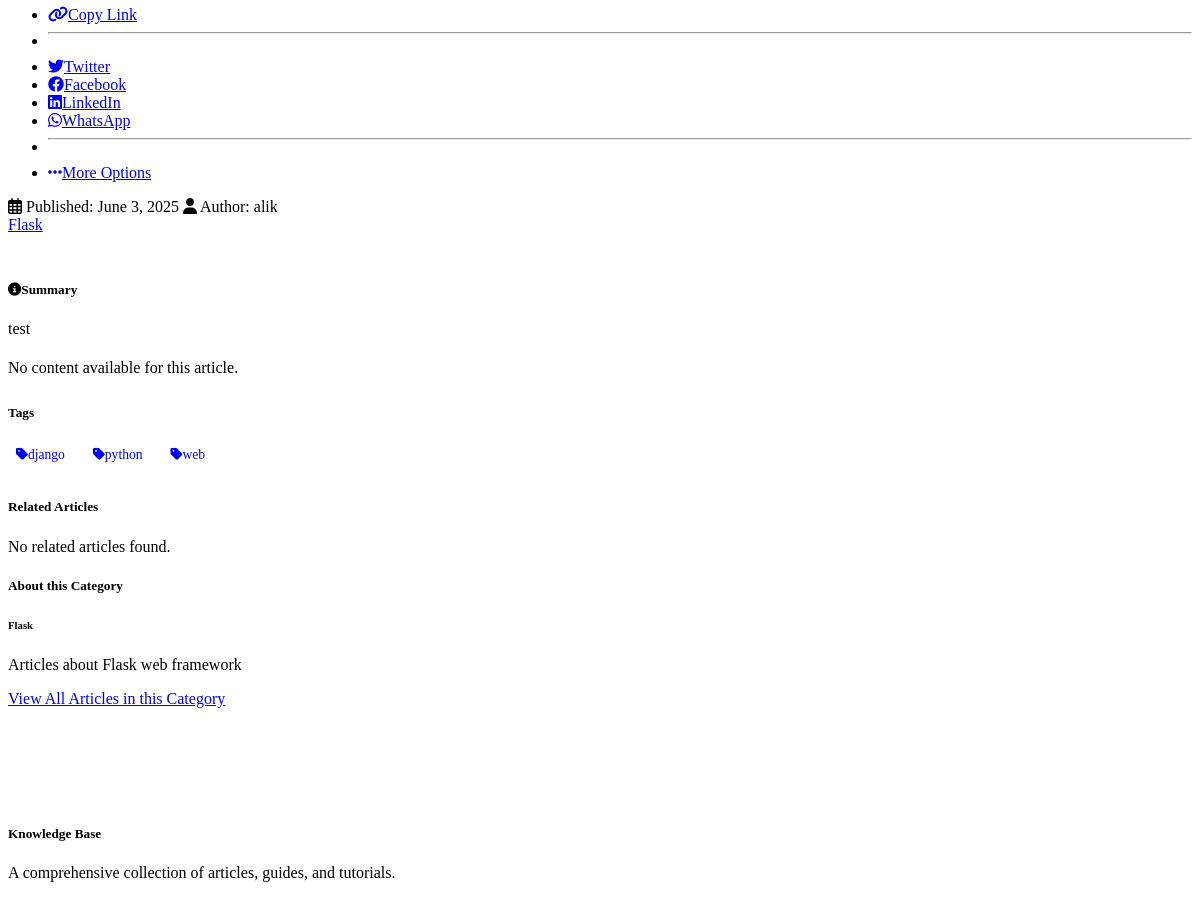
Before: /article/9/ (middle part) with the older database file.
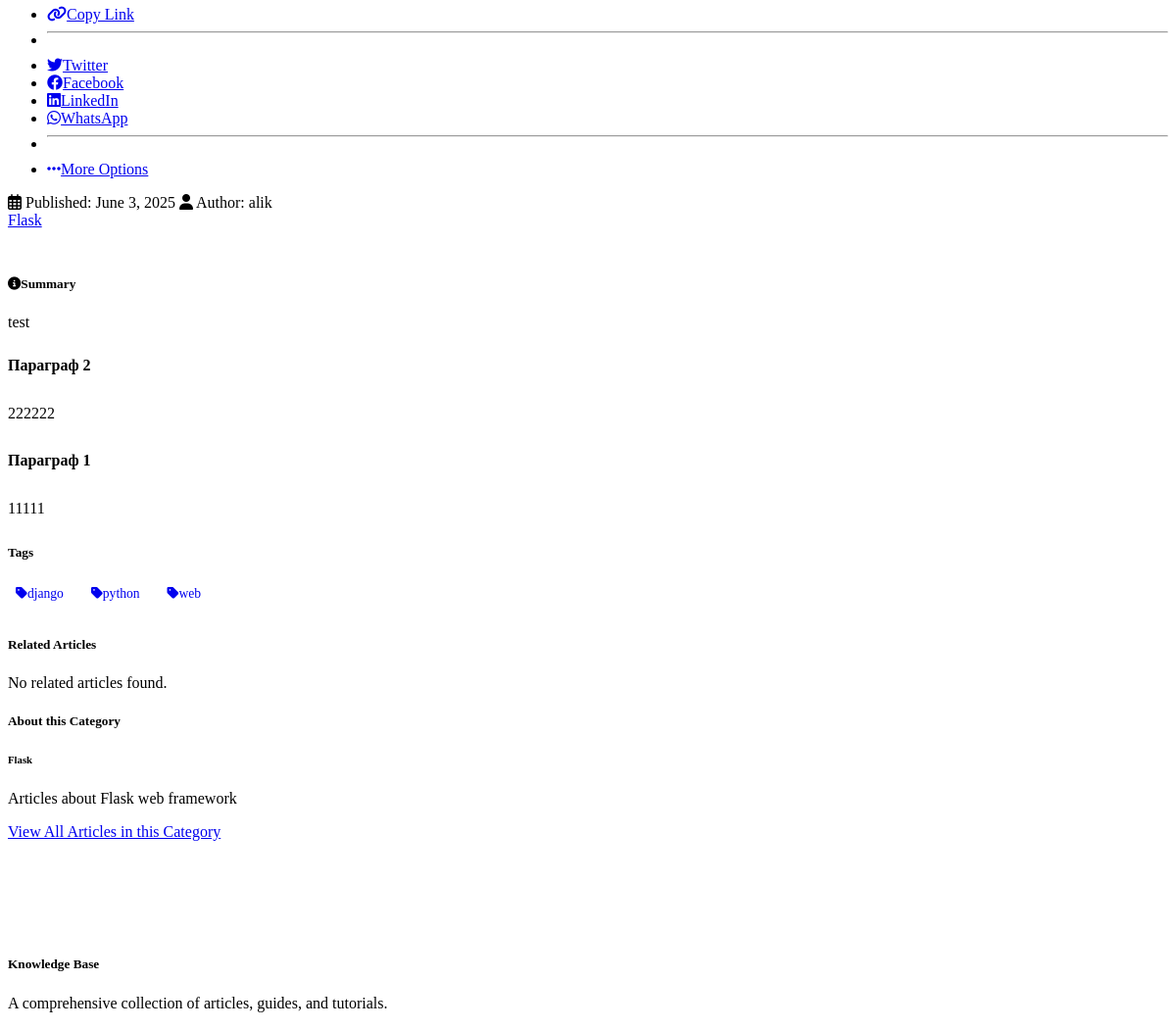
After: the same page with the newer database file.
### kb/models.py (models this page shows, shortened)
class Article(models.Model):
    title = models.CharField(max_length=200)
    summary = models.TextField()
    category = models.ForeignKey(Category, on_delete=models.CASCADE, related_name='articles')
    author = models.ForeignKey(User, on_delete=models.CASCADE, related_name='articles', null=True, blank=True)
    tags = models.JSONField(default=list)
    created_at = models.DateField(default=timezone.now)
    updated_at = models.DateField(default=timezone.now)
    @property
    def content(self):
        return "".join([paragraph.content for paragraph in self.paragraphs.all().order_by('order')])

class Category(models.Model):
    name = models.CharField(max_length=100)
    description = models.TextField()
    class Meta:
        verbose_name_plural = "Categories"

class ArticleParagraph(models.Model):
    article = models.ForeignKey(Article, on_delete=models.CASCADE, related_name='paragraphs')
    title = models.CharField(max_length=200)
    content = HTMLField()
    order = models.PositiveIntegerField(default=0)
    created_at = models.DateTimeField(auto_now_add=True)
    updated_at = models.DateTimeField(auto_now=True)
    class Meta:
        ordering = ['order']

### kb/views.py (the view)
# urls.py: path('article/<int:article_id>/', views.article_detail, name='article_detail'),
def article_detail(request, article_id):
    article = get_object_or_404(Article, id=article_id)
    context = {
        'article': article,
        'title': article.title
    }
    return render(request, 'article.html', context)

### kb/context_processors.py (called while the page is built)
def categories_processor(request):
    return {
        'categories': Category.objects.all()
    }

### templates/article.html (shortened to what this page needs)
{% extends 'layout.html' %}
{% load static %}
{% block content %}
<div class="row">
    <div class="col-lg-8">
        <div class="article-header">
            <div class="d-flex justify-content-between align-items-center mb-3">
                <div class="d-flex gap-2">
                    <div class="dropdown">
                        <ul class="dropdown-menu" aria-labelledby="quickShareDropdown">
                            <li>
                                <a class="dropdown-item" href="#" onclick="copyArticleUrl()">
                                    <i class="fas fa-link me-2"></i>Copy Link
                                </a>
                            </li>
                            <li><hr class="dropdown-divider"></li>
                            <li>
                                <a class="dropdown-item" href="#" onclick="shareToTwitter()">
                                    <i class="fab fa-twitter text-info me-2"></i>Twitter
                                </a>
                            </li>
                            <li>
                                <a class="dropdown-item" href="#" onclick="shareToFacebook()">
                                    <i class="fab fa-facebook text-primary me-2"></i>Facebook
                                </a>
                            </li>
                            <li>
                                <a class="dropdown-item" href="#" onclick="shareToLinkedIn()">
                                    <i class="fab fa-linkedin text-dark me-2"></i>LinkedIn
                                </a>
                            </li>
                            <li>
                                <a class="dropdown-item" href="#" onclick="shareToWhatsApp()">
                                    <i class="fab fa-whatsapp text-success me-2"></i>WhatsApp
                                </a>
                            </li>
                            <li><hr class="dropdown-divider"></li>
                            <li>
                                <a class="dropdown-item" href="{% url 'share_article' article_id=article.id %}">
                                    <i class="fas fa-ellipsis-h me-2"></i>More Options
                                </a>
                            </li>
                        </ul>
                    </div>
                </div>
            </div>
            <div class="article-metadata d-flex justify-content-between flex-wrap">
                <div>
                    <span class="me-3"><i class="far fa-calendar-alt me-1"></i> Published: {{ article.created_at }}</span>
                    {% if article.author %}
                    <span><i class="fas fa-user me-1"></i> Author: {{ article.author.username }}</span>
                    {% endif %}
                </div>
                <div>
                    <a href="{% url 'category_detail' category_id=article.category.id %}" class="badge bg-primary text-decoration-none">
                        {{ article.category.name }}
                    </a>
                </div>
            </div>
        </div>
        <div class="card bg-dark mb-4">
            <div class="card-body">
                <h5 class="card-title"><i class="fas fa-info-circle me-2"></i>Summary</h5>
                <p class="card-text">{{ article.summary }}</p>
            </div>
        </div>
        <div class="article-content mb-4">
            {% if article.paragraphs.exists %}
                {% for paragraph in article.paragraphs.all %}
                <div class="paragraph-section mb-4">
                    <h4 class="paragraph-title">{{ paragraph.title }}</h4>
                    <div class="paragraph-content">
                        {{ paragraph.content|safe }}
                    </div>
                </div>
                {% endfor %}
            {% else %}
                {% if article.content %}
                <div class="legacy-content">
                    {{ article.content|safe }}
                </div>
                {% else %}
                <div class="text-center py-4">
                    <p class="text-muted">No content available for this article.</p>
                </div>
                {% endif %}
            {% endif %}
        </div>
        <div class="tag-container">
            <h5>Tags</h5>
            <div>
                {% for tag in article.tags %}
                <a href="{% url 'search' %}?q={{ tag }}" class="tag-button bg-secondary bg-opacity-25">
                    <i class="fas fa-tag me-1"></i>{{ tag }}
                </a>
                {% endfor %}
            </div>
        </div>
    </div>
    <div class="col-lg-4">
        <div class="card mb-4">
            <div class="card-header">
                <h5 class="mb-0">Related Articles</h5>
            </div>
            <div class="card-body" id="relatedArticles">
                {% if related_articles %}
                <ul class="list-group list-group-flush">
                    {% for related in related_articles %}
                    <li class="list-group-item bg-transparent">
                        <a href="{% url 'article_detail' article_id=related.id %}" class="text-decoration-none">
                            {{ related.title }}
                        </a>
                        <div class="small text-muted">{{ related.summary }}</div>
                    </li>
                    {% endfor %}
                </ul>
                {% else %}
                <p class="mb-0">No related articles found.</p>
                {% endif %}
            </div>
        </div>
        <div class="card">
            <div class="card-header">
                <h5 class="mb-0">About this Category</h5>
            </div>
            <div class="card-body">
                <h6>{{ article.category.name }}</h6>
                <p>{{ article.category.description }}</p>
                <a href="{% url 'category_detail' category_id=article.category.id %}" class="btn btn-primary btn-sm">
                    View All Articles in this Category
                </a>
            </div>
        </div>
    </div>
</div>
{% endblock %}

### templates/layout.html (shortened to what this page needs)
{% load static %}
<!DOCTYPE html>
<html lang="en" data-bs-theme="dark">
<head>
    <link href="https://cdn.replit.com/agent/bootstrap-agent-dark-theme.min.css" rel="stylesheet">
    <link rel="stylesheet" href="https://cdnjs.cloudflare.com/ajax/libs/font-awesome/6.4.0/css/all.min.css">
    <link rel="stylesheet" href="https://cdnjs.cloudflare.com/ajax/libs/highlight.js/11.7.0/styles/github-dark.min.css">
    <link rel="stylesheet" href="{% static 'css/custom.css' %}">
</head>
<body>
    <main class="container py-4">
        {% block content %}{% endblock %}
    </main>
    <footer class="footer bg-dark text-light">
        <div class="container">
            <div class="row">
                <div class="col-md-6">
                    <h5>Knowledge Base</h5>
                    <p>A comprehensive collection of articles, guides, and tutorials.</p>
                </div>
            </div>
        </div>
    </footer>
</body>
</html>

### static/css/custom.css (style rules this page uses)
:root { --article-border-color: rgba(255, 255, 255, 0.1); }
.article-content { line-height: 1.7; }
.article-content p { margin-bottom: 1rem; }
.tag-button { display: inline-block; padding: 0.25rem 0.5rem; margin-right: 0.5rem; margin-bottom: 0.5rem; border-radius: 0.25rem; font-size: 0.85rem; cursor: pointer; text-decoration: none; transition: background-color 0.2s ease; }
.footer { margin-top: 4rem; padding: 2rem 0; border-top: 1px solid var(--bs-border-color); }

### templates/article.html (style rules this page uses)
.article-header { padding-bottom: 1rem; margin-bottom: 2rem; border-bottom: 1px solid var(--bs-border-color); }
.article-metadata { margin-top: 1rem; }
.tag-container { margin: 1.5rem 0; }

Changed rows visible on the page:
added ArticleParagraph: title "Параграф 2", content "222222"
added ArticleParagraph: title "Параграф 1", content "11111"
Other visible differences:
text no longer shown: "No content available for this article."
